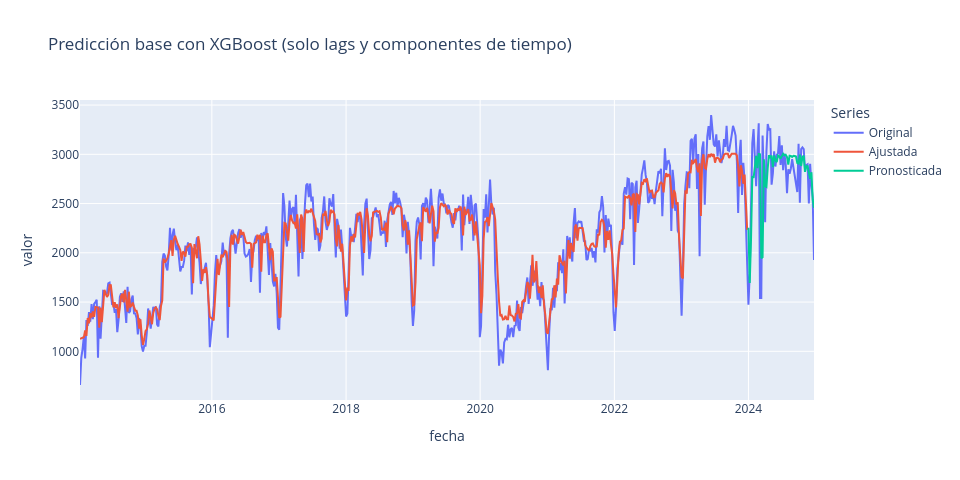

The notebook cell saved with this chart:
### Code cell
# Los datos a graficar
title = "Predicción base con XGBoost (solo lags y componentes de tiempo)"
data_tuples = (
    (df_original, 'Original'),
    (df_ajustado, 'Ajustada'),
    (df_pronostico, 'Pronosticada'),
)

plot_forecast(
    *data_tuples,  # Desempaqueta los datos
    y='valor',
    title=title,
    **common_plot_args  # Desempaqueta los argumentos comunes
)

### Figure 1 — Plotly figure (JSON) as saved in the notebook; plotly's stock layout.template omitted (floating-point values rounded to 4 significant figures; data arrays with more than 128 entries replaced by an {"elided": "..."} marker saying what was removed)
{"data": [{"customdata": {"elided": "568x1 int values"}, "hovertemplate": "<b>Original</b><br>Fecha: %{x}<br>valor: %{y}<br>Semana: %{customdata[0]}<extra></extra>", "mode": "lines", "name": "Original", "type": "scatter", "x": {"elided": "568 str values"}, "y": {"elided": "568 float values"}}, {"customdata": {"elided": "516x1 int values"}, "hovertemplate": "<b>Ajustada</b><br>Fecha: %{x}<br>valor: %{y}<br>Semana: %{customdata[0]}<extra></extra>", "mode": "lines", "name": "Ajustada", "type": "scatter", "x": {"elided": "516 str values"}, "y": {"elided": "516 float values"}}, {"customdata": [[1], [2], [3], [4], [5], [6], [7], [8], [9], [10], [11], [12], [13], [14], [15], [16], [17], [18], [19], [20], [21], [22], [23], [24], [25], [26], [27], [28], [29], [30], [31], [32], [33], [34], [35], [36], [37], [38], [39], [40], [41], [42], [43], [44], [45], [46], [47], [48], [49], [50], [51], [52]], "hovertemplate": "<b>Pronosticada</b><br>Fecha: %{x}<br>valor: %{y}<br>Semana: %{customdata[0]}<extra></extra>", "mode": "lines", "name": "Pronosticada", "type": "scatter", "x": ["2024-01-01T00:00:00", "2024-01-08T00:00:00", "2024-01-15T00:00:00", "2024-01-22T00:00:00", "2024-01-29T00:00:00", "2024-02-05T00:00:00", "2024-02-12T00:00:00", "2024-02-19T00:00:00", "2024-02-26T00:00:00", "2024-03-04T00:00:00", "2024-03-11T00:00:00", "2024-03-18T00:00:00", "2024-03-25T00:00:00", "2024-04-01T00:00:00", "2024-04-08T00:00:00", "2024-04-15T00:00:00", "2024-04-22T00:00:00", "2024-04-29T00:00:00", "2024-05-06T00:00:00", "2024-05-13T00:00:00", "2024-05-20T00:00:00", "2024-05-27T00:00:00", "2024-06-03T00:00:00", "2024-06-10T00:00:00", "2024-06-17T00:00:00", "2024-06-24T00:00:00", "2024-07-01T00:00:00", "2024-07-08T00:00:00", "2024-07-15T00:00:00", "2024-07-22T00:00:00", "2024-07-29T00:00:00", "2024-08-05T00:00:00", "2024-08-12T00:00:00", "2024-08-19T00:00:00", "2024-08-26T00:00:00", "2024-09-02T00:00:00", "2024-09-09T00:00:00", "2024-09-16T00:00:00", "2024-09-23T00:00:00", "2024-09-30T00:00:00", "2024-10-07T00:00:00", "2024-10-14T00:00:00", "2024-10-21T00:00:00", "2024-10-28T00:00:00", "2024-11-04T00:00:00", "2024-11-11T00:00:00", "2024-11-18T00:00:00", "2024-11-25T00:00:00", "2024-12-02T00:00:00", "2024-12-09T00:00:00", "2024-12-16T00:00:00", "2024-12-23T00:00:00"], "y": [2255.0, 1694.0, 2136.0, 2778.0, 2759.0, 2876.0, 2984.0, 2859.0, 3003.0, 3000.0, 1944.0, 1954.0, 2949.0, 2677.0, 2668.0, 2863.0, 2991.0, 2962.0, 2988.0, 2869.0, 2989.0, 2939.0, 2920.0, 2988.0, 2977.0, 2956.0, 2986.0, 3005.0, 2989.0, 2995.0, 2972.0, 2895.0, 2986.0, 2984.0, 2973.0, 2985.0, 2982.0, 2977.0, 2910.0, 2905.0, 2996.0, 2881.0, 2972.0, 2987.0, 2822.0, 2877.0, 2880.0, 2822.0, 2751.0, 2818.0, 2541.0, 2458.0]}], "layout": {"height": 480, "hovermode": "x unified", "legend": {"title": {"text": "Series"}}, "title": {"text": "Predicción base con XGBoost (solo lags y componentes de tiempo)"}, "width": 960, "xaxis": {"title": {"text": "fecha"}}, "yaxis": {"title": {"text": "valor"}}}}
